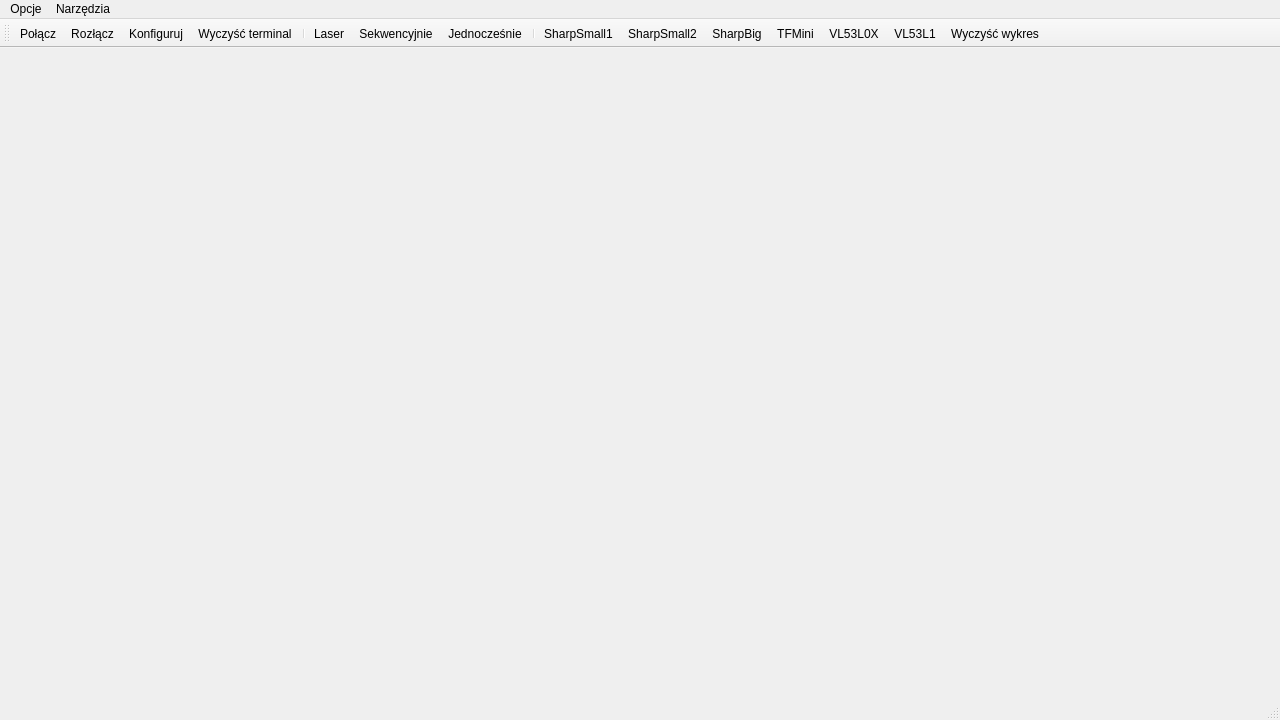
<?xml version="1.0" encoding="UTF-8"?>
<ui version="4.0">
 <class>MainWindow</class>
 <widget class="QMainWindow" name="MainWindow">
  <property name="geometry">
   <rect>
    <x>0</x>
    <y>0</y>
    <width>1280</width>
    <height>720</height>
   </rect>
  </property>
  <property name="sizePolicy">
   <sizepolicy hsizetype="Fixed" vsizetype="Fixed">
    <horstretch>0</horstretch>
    <verstretch>0</verstretch>
   </sizepolicy>
  </property>
  <property name="minimumSize">
   <size>
    <width>1280</width>
    <height>720</height>
   </size>
  </property>
  <property name="maximumSize">
   <size>
    <width>1280</width>
    <height>720</height>
   </size>
  </property>
  <property name="windowTitle">
   <string>Wizualizacja odczytów</string>
  </property>
  <widget class="QWidget" name="centralWidget">
   <property name="sizePolicy">
    <sizepolicy hsizetype="Fixed" vsizetype="Fixed">
     <horstretch>0</horstretch>
     <verstretch>0</verstretch>
    </sizepolicy>
   </property>
   <property name="maximumSize">
    <size>
     <width>1280</width>
     <height>720</height>
    </size>
   </property>
   <property name="layoutDirection">
    <enum>Qt::RightToLeft</enum>
   </property>
   <widget class="ChartView" name="m_chart" native="true">
    <property name="enabled">
     <bool>true</bool>
    </property>
    <property name="geometry">
     <rect>
      <x>590</x>
      <y>0</y>
      <width>697</width>
      <height>697</height>
     </rect>
    </property>
    <property name="sizePolicy">
     <sizepolicy hsizetype="Fixed" vsizetype="Fixed">
      <horstretch>0</horstretch>
      <verstretch>0</verstretch>
     </sizepolicy>
    </property>
    <property name="maximumSize">
     <size>
      <width>697</width>
      <height>697</height>
     </size>
    </property>
   </widget>
   <widget class="Console" name="m_console" native="true">
    <property name="geometry">
     <rect>
      <x>9</x>
      <y>9</y>
      <width>580</width>
      <height>697</height>
     </rect>
    </property>
    <property name="sizePolicy">
     <sizepolicy hsizetype="Fixed" vsizetype="Fixed">
      <horstretch>0</horstretch>
      <verstretch>0</verstretch>
     </sizepolicy>
    </property>
    <property name="maximumSize">
     <size>
      <width>580</width>
      <height>697</height>
     </size>
    </property>
    <property name="layoutDirection">
     <enum>Qt::LeftToRight</enum>
    </property>
   </widget>
  </widget>
  <widget class="QMenuBar" name="menuBar">
   <property name="geometry">
    <rect>
     <x>0</x>
     <y>0</y>
     <width>1280</width>
     <height>22</height>
    </rect>
   </property>
   <widget class="QMenu" name="menuCalls">
    <property name="title">
     <string>Opcje</string>
    </property>
    <addaction name="actionConnect"/>
    <addaction name="actionDisconnect"/>
    <addaction name="separator"/>
    <addaction name="actionQuit"/>
   </widget>
   <widget class="QMenu" name="menuTools">
    <property name="title">
     <string>Narzędzia</string>
    </property>
    <addaction name="actionConfigure"/>
    <addaction name="actionClear"/>
   </widget>
   <addaction name="menuCalls"/>
   <addaction name="menuTools"/>
  </widget>
  <widget class="QToolBar" name="mainToolBar">
   <attribute name="toolBarArea">
    <enum>TopToolBarArea</enum>
   </attribute>
   <attribute name="toolBarBreak">
    <bool>false</bool>
   </attribute>
   <addaction name="actionConnect"/>
   <addaction name="actionDisconnect"/>
   <addaction name="actionConfigure"/>
   <addaction name="actionClear"/>
   <addaction name="separator"/>
   <addaction name="actionLaser"/>
   <addaction name="actionSequential"/>
   <addaction name="actionSimultaneous"/>
   <addaction name="separator"/>
   <addaction name="actionSharpSmall1"/>
   <addaction name="actionSharpSmall2"/>
   <addaction name="actionSharpBig"/>
   <addaction name="actionTFMini"/>
   <addaction name="actionVL53L0X"/>
   <addaction name="actionVL53L1"/>
   <addaction name="actionClearPlot"/>
  </widget>
  <widget class="QStatusBar" name="statusBar"/>
  <action name="actionConnect">
   <property name="text">
    <string>Połącz</string>
   </property>
  </action>
  <action name="actionDisconnect">
   <property name="text">
    <string>Rozłącz</string>
   </property>
  </action>
  <action name="actionConfigure">
   <property name="text">
    <string>Konfiguruj</string>
   </property>
  </action>
  <action name="actionClear">
   <property name="text">
    <string>Wyczyść terminal</string>
   </property>
  </action>
  <action name="actionQuit">
   <property name="text">
    <string>Zamknij</string>
   </property>
  </action>
  <action name="actionLaser">
   <property name="text">
    <string>Laser</string>
   </property>
   <property name="shortcut">
    <string>Shift+L</string>
   </property>
  </action>
  <action name="actionSequential">
   <property name="text">
    <string>Sekwencyjnie</string>
   </property>
   <property name="shortcut">
    <string>Alt+Z</string>
   </property>
  </action>
  <action name="actionSimultaneous">
   <property name="text">
    <string>Jednocześnie</string>
   </property>
   <property name="shortcut">
    <string>Alt+C</string>
   </property>
  </action>
  <action name="actionSharpSmall1">
   <property name="text">
    <string>SharpSmall1</string>
   </property>
   <property name="shortcut">
    <string>Alt+Q</string>
   </property>
  </action>
  <action name="actionSharpSmall2">
   <property name="text">
    <string>SharpSmall2</string>
   </property>
   <property name="shortcut">
    <string>Alt+W</string>
   </property>
  </action>
  <action name="actionSharpBig">
   <property name="text">
    <string>SharpBig</string>
   </property>
   <property name="shortcut">
    <string>Alt+E</string>
   </property>
  </action>
  <action name="actionTFMini">
   <property name="text">
    <string>TFMini</string>
   </property>
   <property name="shortcut">
    <string>Alt+R</string>
   </property>
  </action>
  <action name="actionVL53L0X">
   <property name="text">
    <string>VL53L0X</string>
   </property>
   <property name="shortcut">
    <string>Alt+T</string>
   </property>
  </action>
  <action name="actionVL53L1">
   <property name="text">
    <string>VL53L1</string>
   </property>
   <property name="shortcut">
    <string>Alt+Y</string>
   </property>
  </action>
  <action name="actionClearPlot">
   <property name="text">
    <string>Wyczyść wykres</string>
   </property>
   <property name="shortcut">
    <string>Alt+A</string>
   </property>
  </action>
 </widget>
 <layoutdefault spacing="6" margin="11"/>
 <customwidgets>
  <customwidget>
   <class>ChartView</class>
   <extends>QWidget</extends>
   <header>chartview.h</header>
   <container>1</container>
  </customwidget>
  <customwidget>
   <class>Console</class>
   <extends>QWidget</extends>
   <header>console.h</header>
   <container>1</container>
  </customwidget>
 </customwidgets>
 <resources/>
 <connections/>
</ui>
